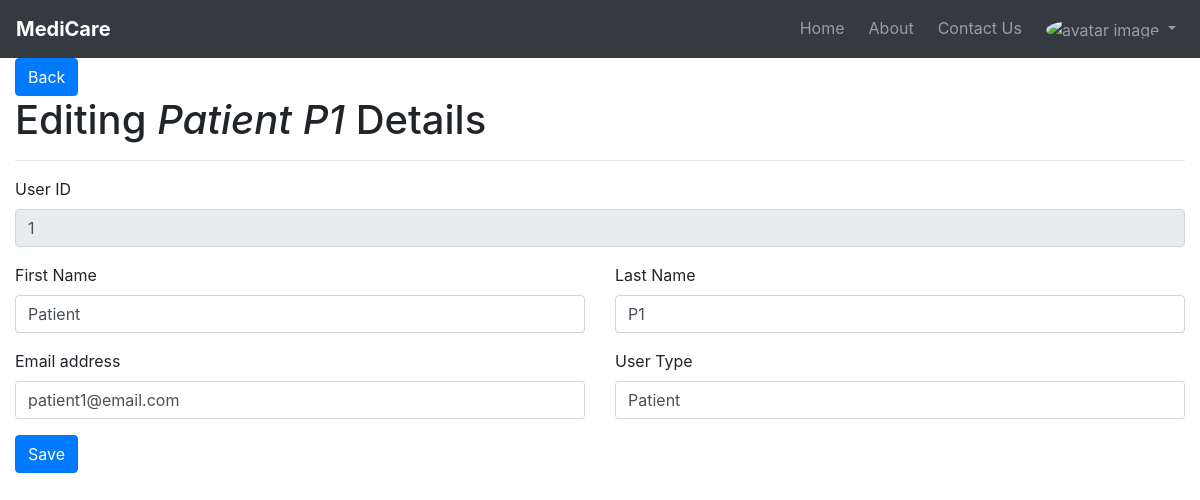
The page /edit.php?user_id=1 (signed in) on the database its author committed.
### tables this page shows
CREATE TABLE `users` (
  `user_id` int(11) NOT NULL,
  `first_name` varchar(50) NOT NULL,
  `last_name` varchar(50) NOT NULL,
  `email` varchar(50) NOT NULL,
  `password` varchar(250) NOT NULL
);

CREATE TABLE `roles` (
  `role_id` int(11) NOT NULL,
  `role_name` varchar(50) NOT NULL
);

### includes/classes/Account.php (called while the page is built, shortened)
<?php
class Account
{
    private $conn;
    public function __construct($conn)
    {
        $this->conn = $conn;
    }
    public function getInfo()
    {
        if (isset($_SESSION["userLoggedIn"])) {
            $query = $this->conn->prepare("SELECT users.user_id, users.first_name, users.last_name, users.email, roles.role_name FROM users, user_role, roles WHERE users.email=:em AND users.user_id = user_role.user_id AND user_role.role_id = roles.role_id");
            $query->bindValue(":em", $_SESSION["userLoggedIn"]);
            $query->execute();
            $userInfo = $query->fetchAll(PDO::FETCH_ASSOC);
            return $userInfo[0];
        } else {
            return;
        }
    }
    public function getUser($id)
    {
        $query = $this->conn->prepare("SELECT users.user_id, users.first_name, users.last_name, users.email, roles.role_name, user_details.aadhaar_no, user_details.mobile, user_details.address, user_details.date_of_birth, user_details.gender FROM users, user_role, roles, user_details WHERE users.user_id=:id AND users.user_id = user_role.user_id AND user_role.role_id = roles.role_id AND user_details.user_id = users.user_id");
        $query->bindValue(":id", $id);
        $query->execute();
        $userInfo = $query->fetchAll(PDO::FETCH_ASSOC);
        return $userInfo[0];
    }
}

### edit.php (the view, shortened to what this page needs)
<?php
    require_once('./includes/imports.php');
    require_once('./includes/config.php');
    require_once('./includes/classes/Account.php');
    $account = new Account($conn);
    $id = $_GET["user_id"];
    $userInfo = $account->getUser($id);
    require_once('./includes/components/navbar.php');
    $getInfo = $account->getInfo();
	if (isset($_SESSION["userLoggedIn"]) && $isAdmin = $getInfo["role_name"] == 'Admin' || 'Nurse' || 'Doctor') {
?>
<div class="container-fluid">
    <button class="btn btn-primary" onclick="document.location='<?php
    if(isset($_SERVER['HTTP_REFERER']))
        echo $_SERVER['HTTP_REFERER'];
    else
        echo 'dashboard.php';
    ?>'"><i class="fas fa-arrow-circle-left"></i> Back</button>
    <br>
    <div>
        <h1>Editing <em><?php echo $userInfo["first_name"] . " " . $userInfo["last_name"]?></em> Details</h1>
        <hr>
        <div class="form-container-admin">
            <form action="" method="POST">
                <div class="form-group">
                    <label for="user_id">User ID</label>
                    <input type="text" class="form-control" name="user_id" placeholder="Enter User ID" value="<?php echo $userInfo['user_id'] ?>" required disabled>
                </div>
                <div class="row">
                    <div class="col-6">
                        <div class="form-group">
                            <label for="firstName">First Name</label>
                            <input type="text" class="form-control" name="firstName" placeholder="Enter First Name" maxlength="25" value="<?php echo $userInfo['first_name'] ?>" required>
                        </div>
                    </div>
                    <div class="col-6">
                        <div class="form-group">
                            <label for="lastName">Last Name</label>
                            <input type="text" class="form-control" name="lastName" placeholder="Enter Last Name" maxlength="25" value="<?php echo $userInfo['last_name'] ?>" required>
                        </div>
                    </div>
                </div>
                <div class="row">
                    <div class="col-6">
                        <div class="form-group">
                            <label for="email">Email address</label>
                            <input type="email" class="form-control" name="email" placeholder="Enter your Email Address" maxlength="25" value="<?php echo $userInfo['email'] ?>" required>
                        </div>
                    </div>
                    <div class="col-6">
                        <div class="form-group">
                            <label for="userType">User Type</label>
                            <input type="text" class="form-control" name="userType" value="<?php echo $userInfo['role_name'] ?>" required>
                        </div>
                    </div>
                </div>
                <button type="submit" class="btn btn-primary" name="updateInfo">Save</button>
            </form>
        </div>
    </div>
    <?php
    } else {
        header("Location: login.php");
    }
?>

### rows shown on the page
users: first_name "Patient", last_name "P1", user_id "1", firstName "Patient", lastName "P1", email "patient1@email.com", userType "Patient"
